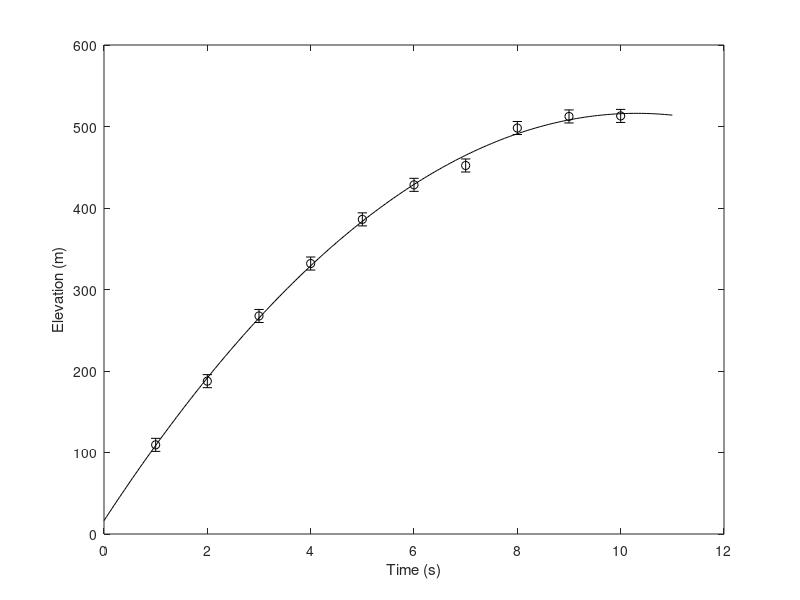

Reproduce this figure in MATLAB. (Note: this script raises an error after producing the figure.)
% Examples 2.1 and 2.2 
% from Parameter Estimation and Inverse Problems, 3rd edition, 2018
% by R. Aster, B. Borchers, C. Thurber

% make sure we have a clean environment
clear
randn('seed',0);

% Load precomputed data
load data1.mat
t=data1(:,1);
y=data1(:,2);
sigma=data1(:,3);
N = length(t);

disp('displaying t,y,sigma')
[t , y , sigma ]

% Build the parabolic system matrix

G = [ ones(N,1) , t , -0.5*t.^2 ];

% Apply the weighting

yw = y./sigma;
Gw = G./[sigma,sigma,sigma];

% Solve for the least-squares solution
disp('Least-squares solution')
m = inv(Gw'*Gw)*Gw'*yw

% Get the covariance matrix
ginv = inv(Gw'*Gw)*Gw';

disp('Covariance matrix')
covm = ginv*ginv'

% Get the 1.96-sigma (95%) conf intervals
disp('95% parameter confidence intervals (m-, mest, m+)')
del = 1.96*sqrt(diag(covm));
[m-del , m , m+del]

%
% Because there are 3 parameters to estimate, we have N-3 degrees
% of freedom.
%
dof = N-3;
disp(['Chi-square misfit for ',num2str(dof),' dof'])
chi2 = norm((y - G*m)./sigma)^2

% Find the p-value for this data set
disp('chi-square p-value')
p = 1-chi2cdf(chi2,dof)

% Find the parameter correlations
s=sqrt(diag(covm))

disp('correlation matrix')
r = covm./(s*s')

% Plot the data and model predicted data
xx=min(t)-1:0.05:max(t)+1;
mm=m(1)+m(2)*xx-0.5*m(3)*xx.^2;

figure(1)
clf
plot(xx,mm,'k');
hold on
errorbar(t,y,sigma,'ko');
xlabel('Time (s)');
ylabel('Elevation (m)');
bookfonts

disp('Displaying Data and Model Fit (fig 1)')
hold off
print -deps2 c2fparabfig.eps

% Output covm and the eigenvalues/eigenvectors of covm.
disp('Covariance matrix for fitted parameters.')
covm

disp('Eigenvalues/eigenvectors of the covariance matrix');
[u,lam]=eig(inv(covm))
disp('95% confidence ellipsoid semiaxis lengths');
semi_axes = [sqrt(chi2inv(0.95,3)*(1./diag(lam)))]'
disp('95% confidence ellipsoid semiaxes')

[semi_axes(1)*u(:,1), semi_axes(2)*u(:,2), semi_axes(3)*u(:,3)]

% Monte Carlo Section
y0 = G*m; 

for nreal = 1:1000
  % Generate a trial data set of perturbed, weighted data
  ytrial = y0+sigma.*randn(N,1);
  ywtrial=ytrial./sigma;
  mmc(nreal,:)=(Gw\ywtrial)';
  chimc(nreal)= norm((G*mmc(nreal,:)'-ytrial)./sigma)^2;
end

% Plot the histogram of chi squared values
figure(2)
clf
hist(chimc,30);
ylabel('N');
xlabel('\chi^2');
bookfonts

disp('Displaying 1000 Monte-Carlo Chi-square Values (fig 2)')

% Plot the histograms of the model parameters
figure(3)
clf
subplot(1,3,1)
hist(mmc(:,1))
title('m_1 (m)')
bookfonts

subplot(1,3,2)
bookfonts
hist(mmc(:,2))
title('m_2 (m/s)')
bookfonts

subplot(1,3,3)
hist(mmc(:,3))
title('m_3 (m/s^2)')
bookfonts

disp('Displaying Monte-Carlo Model Histograms (fig 3)')

% Plot the realizations of each pair of model parameters with the other
figure(4)
clf
subplot(1,3,1)
plot(mmc(:,1),mmc(:,2),'k*')
xlabel('m_1 (m)')
ylabel('m_2 (m/s)')
bookfonts

subplot(1,3,2)
bookfonts
plot(mmc(:,1),mmc(:,3),'k*')
xlabel('m_1 (m)')
ylabel('m_3 (m/s^2)')
bookfonts

subplot(1,3,3)
bookfonts
plot(mmc(:,2),mmc(:,3),'k*')
xlabel('m_2 (m/s)')
ylabel('m_3 (m/^2)')
bookfonts

disp('Displaying Projections of 1000 Monte-Carlo models (fig 4)')



%
% Plot the 95% error ellipses for each pair of parameters
% Note that because we're doing pairs of parameters there are 2
% degrees of freedom in the Chi-square here, rather than 3.  
%
%generate a vector of angles from 0 to 2*pi
theta=(0:.01:2*pi)';
delta=sqrt(chi2inv(0.95,2));
%the radii in each direction from the center
r=zeros(length(theta),2);

figure(5)
clf

% compute the data for the m1, m2 ellipsoid.
C=covm((1:2),(1:2));
[u,lam]=eig(inv(C));
%calculate the x component of the ellipsoid for all angles
r(:,1)=(delta/sqrt(lam(1,1)))*u(1,1)*cos(theta)+(delta/sqrt(lam(2,2)))*u(1,2)*sin(theta);
%calculate the y component of the ellipsoid for all angles
r(:,2)=(delta/sqrt(lam(1,1)))*u(2,1)*cos(theta)+(delta/sqrt(lam(2,2)))*u(2,2)*sin(theta);

% plot the data for the m1, m2 ellipsoid
subplot(1,3,1)
plot(m(1)+r(:,1),m(2)+r(:,2),'k');
fill(m(1)+r(:,1),m(2)+r(:,2),'k');
axis([-50 50 85 110]);
xlabel('m_1 (m)');
ylabel('m_2 (m/s)');
bookfonts

% compute the data for the m1, m3 ellipsoid.
C=covm([1,3],[1,3]);
[u,lam]=eig(inv(C));
deltachisq=chi2inv(0.95,2);
delta=sqrt(deltachisq);
%calculate the x component of the ellipsoid for all angles
r(:,1)=(delta/sqrt(lam(1,1)))*u(1,1)*cos(theta)+(delta/sqrt(lam(2,2)))*u(1,2)*sin(theta);
%calculate the y component of the ellipsoid for all angles
r(:,2)=(delta/sqrt(lam(1,1)))*u(2,1)*cos(theta)+(delta/sqrt(lam(2,2)))*u(2,2)*sin(theta);

% plot the data for the m1, m3 ellipsoid
subplot(1,3,2)
plot(m(1)+r(:,1),m(3)+r(:,2),'k');
fill(m(1)+r(:,1),m(3)+r(:,2),'k');
axis([-50 50 7 12]);
xlabel('m_1 (m)');
ylabel('m_3 (m/s^2)');
bookfonts

% compute the data for the m2, m3 ellipsoid.
C=covm([2,3],[2,3]);
[u,lam]=eig(inv(C));
deltachisq=chi2inv(0.95,2);
delta=sqrt(deltachisq);
%calculate the x component of the ellipsoid for all angles
r(:,1)=(delta/sqrt(lam(1,1)))*u(1,1)*cos(theta)+(delta/sqrt(lam(2,2)))*u(1,2)*sin(theta);
%calculate the y component of the ellipsoid for all angles
r(:,2)=(delta/sqrt(lam(1,1)))*u(2,1)*cos(theta)+(delta/sqrt(lam(2,2)))*u(2,2)*sin(theta);

% plot the data for the m2, m3 ellipsoid
subplot(1,3,3)
plot(m(2)+r(:,1),m(3)+r(:,2),'k');
fill(m(2)+r(:,1),m(3)+r(:,2),'k');
axis([80 120 7 12]);
xlabel('m_2 (m/s)');
ylabel('m_3 (m/s^2)');
bookfonts
print -deps2 c2fellipseproj.eps

disp('Displaying 95% Confidence Ellipse Projections (fig 5)')
